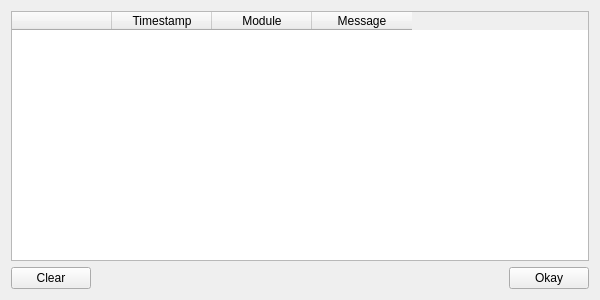
<?xml version="1.0" encoding="UTF-8"?>
<ui version="4.0">
 <class>LogDialog</class>
 <widget class="QWidget" name="Log">
  <property name="geometry">
   <rect>
    <x>0</x>
    <y>0</y>
    <width>600</width>
    <height>300</height>
   </rect>
  </property>
  <property name="windowTitle">
   <string>Import Log</string>
  </property>
  <layout class="QGridLayout" name="gridLayout">
   <item row="0" column="0">
    <widget class="QTableWidget" name="tableWidget">
     <property name="frameShadow">
      <enum>QFrame::Plain</enum>
     </property>
     <property name="showGrid">
      <bool>true</bool>
     </property>
     <property name="sortingEnabled">
      <bool>true</bool>
     </property>
     <column>
      <property name="text">
       <string/>
      </property>
      <property name="toolTip">
       <string>Type of message</string>
      </property>
     </column>
     <column>
      <property name="text">
       <string>Timestamp</string>
      </property>
      <property name="toolTip">
       <string>Original event timestamp</string>
      </property>
     </column>
     <column>
      <property name="text">
       <string>Module</string>
      </property>
      <property name="toolTip">
       <string>Entity from which the message came from.</string>
      </property>
     </column>
     <column>
      <property name="text">
       <string>Message</string>
      </property>
      <property name="toolTip">
       <string>The content of the message.</string>
      </property>
     </column>
    </widget>
   </item>
   <item row="1" column="0">
    <layout class="QHBoxLayout" name="horizontalLayout">
     <item>
      <widget class="QPushButton" name="pushButton_clear">
       <property name="text">
        <string>Clear</string>
       </property>
      </widget>
     </item>
     <item>
      <spacer name="horizontalSpacer">
       <property name="orientation">
        <enum>Qt::Horizontal</enum>
       </property>
       <property name="sizeHint" stdset="0">
        <size>
         <width>40</width>
         <height>20</height>
        </size>
       </property>
      </spacer>
     </item>
     <item>
      <widget class="QPushButton" name="pushButton_okay">
       <property name="text">
        <string>Okay</string>
       </property>
      </widget>
     </item>
    </layout>
   </item>
  </layout>
 </widget>
 <resources/>
 <connections/>
</ui>
